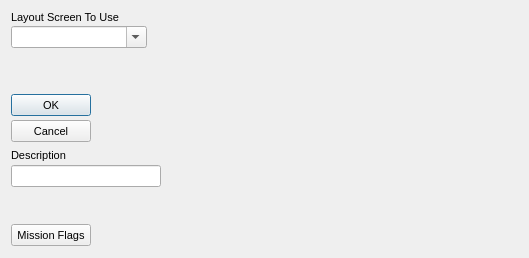
<?xml version="1.0"?>
<ui version="4.0">
  <class>Form</class>
  <widget class="QDialog" name="IDD_BRIEF_ADDSCREEN">
    <property name="geometry">
      <rect>
        <x>0</x>
        <y>0</y>
        <width>529</width>
        <height>258</height>
      </rect>
    </property>
    <property name="windowTitle">
      <string>Briefing Screen</string>
    </property>
    <property name="font">
      <font>
        <family>Liberation Sans</family>
        <pointsize>8</pointsize>
        <bold>false</bold>
        <italic>false</italic>
      </font>
    </property>
    <property name="enabled">
      <bool>true</bool>
    </property>
    <property name="windowFlags">
      <set>Qt::Dialog|Qt::WindowCloseButtonHint</set>
    </property>
    <property name="minimumSize">
      <size>
        <width>529</width>
        <height>258</height>
      </size>
    </property>
    <property name="maximumSize">
      <size>
        <width>529</width>
        <height>258</height>
      </size>
    </property>
    <widget class="QLabel" name="IDC_STATIC">
      <property name="geometry">
        <rect>
          <x>11</x>
          <y>11</y>
          <width>115</width>
          <height>13</height>
        </rect>
      </property>
      <property name="text">
        <string>Layout Screen To Use</string>
      </property>
      <property name="visible">
        <bool>true</bool>
      </property>
      <property name="enabled">
        <bool>true</bool>
      </property>
      <property name="alignment">
        <set>Qt::AlignLeft</set>
      </property>
    </widget>
    <widget class="QLabel" name="IDC_BRIEF_ADDS_PICTURE">
      <property name="geometry">
        <rect>
          <x>208</x>
          <y>11</y>
          <width>309</width>
          <height>235</height>
        </rect>
      </property>
      <property name="visible">
        <bool>true</bool>
      </property>
      <property name="enabled">
        <bool>true</bool>
      </property>
      <property name="alignment">
        <set>Qt::AlignHCenter</set>
      </property>
    </widget>
    <widget class="QComboBox" name="IDC_BRIEF_ADDS_LAYOUT_LIST">
      <property name="maxVisibleItems">
        <number>9</number>
      </property>
      <property name="geometry">
        <rect>
          <x>11</x>
          <y>26</y>
          <width>136</width>
          <height>22</height>
        </rect>
      </property>
      <property name="visible">
        <bool>true</bool>
      </property>
      <property name="enabled">
        <bool>true</bool>
      </property>
      <property name="editable">
        <bool>true</bool>
      </property>
    </widget>
    <widget class="QPushButton" name="IDOK">
      <property name="geometry">
        <rect>
          <x>11</x>
          <y>94</y>
          <width>80</width>
          <height>22</height>
        </rect>
      </property>
      <property name="text">
        <string>OK</string>
      </property>
      <property name="visible">
        <bool>true</bool>
      </property>
      <property name="enabled">
        <bool>true</bool>
      </property>
      <property name="default">
        <bool>true</bool>
      </property>
      <property name="autoDefault">
        <bool>true</bool>
      </property>
    </widget>
    <widget class="QPushButton" name="IDCANCEL">
      <property name="geometry">
        <rect>
          <x>11</x>
          <y>120</y>
          <width>80</width>
          <height>22</height>
        </rect>
      </property>
      <property name="text">
        <string>Cancel</string>
      </property>
      <property name="visible">
        <bool>true</bool>
      </property>
      <property name="enabled">
        <bool>true</bool>
      </property>
      <property name="default">
        <bool>false</bool>
      </property>
      <property name="autoDefault">
        <bool>false</bool>
      </property>
    </widget>
    <widget class="QLabel" name="IDC_STATIC_2">
      <property name="geometry">
        <rect>
          <x>11</x>
          <y>149</y>
          <width>101</width>
          <height>13</height>
        </rect>
      </property>
      <property name="text">
        <string>Description</string>
      </property>
      <property name="visible">
        <bool>true</bool>
      </property>
      <property name="enabled">
        <bool>true</bool>
      </property>
      <property name="alignment">
        <set>Qt::AlignLeft</set>
      </property>
    </widget>
    <widget class="QLineEdit" name="IDC_BRIEF_ADDS_DESC">
      <property name="geometry">
        <rect>
          <x>11</x>
          <y>165</y>
          <width>150</width>
          <height>22</height>
        </rect>
      </property>
      <property name="visible">
        <bool>true</bool>
      </property>
      <property name="enabled">
        <bool>true</bool>
      </property>
    </widget>
    <widget class="QPushButton" name="IDC_MISSIONFLAGS">
      <property name="geometry">
        <rect>
          <x>11</x>
          <y>224</y>
          <width>80</width>
          <height>22</height>
        </rect>
      </property>
      <property name="text">
        <string>Mission Flags</string>
      </property>
      <property name="visible">
        <bool>true</bool>
      </property>
      <property name="enabled">
        <bool>true</bool>
      </property>
      <property name="default">
        <bool>false</bool>
      </property>
      <property name="autoDefault">
        <bool>false</bool>
      </property>
    </widget>
    <action name="IDD_ORPHANHUNTER">
      <property name="text">
        <string>Orphan Hunter</string>
      </property>
    </action>
    <action name="IDD_REORDER_PAGES">
      <property name="text">
        <string>Reorder Net Pages</string>
      </property>
    </action>
    <action name="IDD_SHOW_ALL_CHECKED_OUT">
      <property name="text">
        <string>Show All Pages Checked Out</string>
      </property>
    </action>
    <action name="IDM_IMPORT_BITMAP">
      <property name="text">
        <string>Bitmap/Animation Converter...</string>
      </property>
    </action>
    <action name="ID_APP_ABOUT">
      <property name="text">
        <string>&amp;About editor...</string>
      </property>
    </action>
    <action name="ID_APP_EXIT">
      <property name="text">
        <string>E&amp;xit</string>
      </property>
      <property name="shortcut">
        <string>Alt+X</string>
      </property>
    </action>
    <action name="ID_BRIEFING_EDITOR">
      <property name="text">
        <string>Briefing Editor...</string>
      </property>
    </action>
    <action name="ID_BUTTON_LIGHTING">
      <property name="text">
        <string>ID_BUTTON_LIGHTING</string>
      </property>
    </action>
    <action name="ID_BUTTON_OUTLINE">
      <property name="text">
        <string>ID_BUTTON_OUTLINE</string>
      </property>
    </action>
    <action name="ID_BUTTON_WINDOWSELECTION">
      <property name="text">
        <string>ID_BUTTON_WINDOWSELECTION</string>
      </property>
    </action>
    <action name="ID_D3HELP">
      <property name="text">
        <string>Help on D3 Editor</string>
      </property>
    </action>
    <action name="ID_EDITORS_AIPROPERTIES">
      <property name="text">
        <string>AI Properties...</string>
      </property>
    </action>
    <action name="ID_EDITORS_AMBIENTSOUNDS">
      <property name="text">
        <string>Ambient Sounds...</string>
      </property>
    </action>
    <action name="ID_EDITORS_DALLAS">
      <property name="text">
        <string>Dallas Graphical Script Editor...</string>
      </property>
    </action>
    <action name="ID_EDITORS_FILES">
      <property name="text">
        <string>Files...</string>
      </property>
    </action>
    <action name="ID_EDITORS_MEGACELLS">
      <property name="text">
        <string>Megacells...</string>
      </property>
    </action>
    <action name="ID_EDIT_ADDSELECT">
      <property name="text">
        <string>Add Current Room to Selected List</string>
      </property>
    </action>
    <action name="ID_EDIT_ATTACH">
      <property name="text">
        <string>&amp;Attach</string>
      </property>
    </action>
    <action name="ID_EDIT_CLEARSELECTED">
      <property name="text">
        <string>Clear Selected List</string>
      </property>
    </action>
    <action name="ID_EDIT_COPY">
      <property name="text">
        <string>&amp;Copy</string>
      </property>
      <property name="shortcut">
        <string>Ctrl+Ins</string>
      </property>
    </action>
    <action name="ID_EDIT_CUT">
      <property name="text">
        <string>Cu&amp;t</string>
      </property>
      <property name="shortcut">
        <string>Shift+Del</string>
      </property>
    </action>
    <action name="ID_EDIT_DELETE">
      <property name="text">
        <string>&amp;Delete</string>
      </property>
    </action>
    <action name="ID_EDIT_LOADSCRAP">
      <property name="text">
        <string>Load Scrap from Disk</string>
      </property>
    </action>
    <action name="ID_EDIT_PASTE">
      <property name="text">
        <string>&amp;Paste</string>
      </property>
      <property name="shortcut">
        <string>Shift+Ins</string>
      </property>
    </action>
    <action name="ID_EDIT_PLACE">
      <property name="text">
        <string>&amp;Place in Mine</string>
      </property>
    </action>
    <action name="ID_EDIT_PLACE_TERRAIN">
      <property name="text">
        <string>&amp;Place on Terrain</string>
      </property>
    </action>
    <action name="ID_EDIT_REMOVESELECT">
      <property name="text">
        <string>Remove Current Room from Selected List</string>
      </property>
    </action>
    <action name="ID_EDIT_SAVESCRAP">
      <property name="text">
        <string>Save Scrap to Disk</string>
      </property>
    </action>
    <action name="ID_EDIT_SELECTATTACHED">
      <property name="text">
        <string>Select All Rooms Attached to Current Room</string>
      </property>
    </action>
    <action name="ID_EDIT_UNDO">
      <property name="text">
        <string>&amp;Undo</string>
      </property>
      <property name="shortcut">
        <string>Alt+Backspace</string>
      </property>
    </action>
    <action name="ID_FILE_AUTOSAVE">
      <property name="text">
        <string>Autosave</string>
      </property>
      <property name="checkable">
        <bool>true</bool>
      </property>
    </action>
    <action name="ID_FILE_CHECKMINE">
      <property name="text">
        <string>&amp;Check Mine</string>
      </property>
    </action>
    <action name="ID_FILE_FIXCRACKS">
      <property name="text">
        <string>Fix Level Cracks</string>
      </property>
    </action>
    <action name="ID_FILE_FIXDEGENERATEFACES">
      <property name="text">
        <string>Fix/Remove Degenerate Faces</string>
      </property>
    </action>
    <action name="ID_FILE_IMPORT_ROOM">
      <property name="text">
        <string>Import 3DSMax Room</string>
      </property>
    </action>
    <action name="ID_FILE_INFORMATION">
      <property name="text">
        <string>&amp;Information</string>
      </property>
      <property name="shortcut">
        <string>Alt+I</string>
      </property>
    </action>
    <action name="ID_FILE_LEAVE_EDITOR">
      <property name="text">
        <string>Go to main menu...</string>
      </property>
    </action>
    <action name="ID_FILE_LEVELPROPS">
      <property name="text">
        <string>Set Selected Room(s) Properties</string>
      </property>
    </action>
    <action name="ID_FILE_LEVEL_INFO">
      <property name="text">
        <string>Edit Level Info...</string>
      </property>
    </action>
    <action name="ID_FILE_MRU_FILE1">
      <property name="text">
        <string>Recent File</string>
      </property>
      <property name="enabled">
        <bool>false</bool>
      </property>
    </action>
    <action name="ID_FILE_NEW">
      <property name="text">
        <string>&amp;New</string>
      </property>
      <property name="shortcut">
        <string>Ctrl+N</string>
      </property>
    </action>
    <action name="ID_FILE_OPEN">
      <property name="text">
        <string>&amp;Open...</string>
      </property>
      <property name="shortcut">
        <string>Ctrl+O</string>
      </property>
    </action>
    <action name="ID_FILE_PLAY640X480">
      <property name="text">
        <string>&amp;Play in 640 x 480</string>
      </property>
      <property name="shortcut">
        <string>Alt+P</string>
      </property>
    </action>
    <action name="ID_FILE_PREFERENCES">
      <property name="text">
        <string>Preferences</string>
      </property>
    </action>
    <action name="ID_FILE_PRINT">
      <property name="text">
        <string>&amp;Print...</string>
      </property>
      <property name="shortcut">
        <string>Ctrl+P</string>
      </property>
    </action>
    <action name="ID_FILE_PRINT_PREVIEW">
      <property name="text">
        <string>Print Pre&amp;view</string>
      </property>
    </action>
    <action name="ID_FILE_PRINT_SETUP">
      <property name="text">
        <string>P&amp;rint Setup...</string>
      </property>
    </action>
    <action name="ID_FILE_REMOVEDUPLICATEFACESFROMCURRENTROOM">
      <property name="text">
        <string>Remove Duplicate Faces from Current Room</string>
      </property>
    </action>
    <action name="ID_FILE_REMOVEEXTRAPOINTS">
      <property name="text">
        <string>Remove Extra Points</string>
      </property>
    </action>
    <action name="ID_FILE_RESTOREGAMESTATE">
      <property name="text">
        <string>Restore Gamestate</string>
      </property>
    </action>
    <action name="ID_FILE_SAVE">
      <property name="text">
        <string>&amp;Save</string>
      </property>
      <property name="shortcut">
        <string>Ctrl+S</string>
      </property>
    </action>
    <action name="ID_FILE_SAVEGOALTEXT">
      <property name="text">
        <string>Save Goal Text to File</string>
      </property>
    </action>
    <action name="ID_FILE_SAVE_AS">
      <property name="text">
        <string>Save &amp;As...</string>
      </property>
    </action>
    <action name="ID_FILE_SAVE_COPY_AS">
      <property name="text">
        <string>Save Copy &amp;As...</string>
      </property>
    </action>
    <action name="ID_FILE_STATS">
      <property name="text">
        <string>Show Level Stats</string>
      </property>
    </action>
    <action name="ID_FILE_UPDATE">
      <property name="text">
        <string>&amp;Update</string>
      </property>
      <property name="shortcut">
        <string>Ctrl+S</string>
      </property>
    </action>
    <action name="ID_FILE_VERIFY_LEVEL">
      <property name="text">
        <string>Verify Level</string>
      </property>
    </action>
    <action name="ID_HOTSPOT_TGA">
      <property name="text">
        <string>HotSpot TGA Extractor...</string>
      </property>
    </action>
    <action name="ID_MINE_VIEW">
      <property name="text">
        <string>Mine View</string>
      </property>
      <property name="shortcut">
        <string>F2</string>
      </property>
    </action>
    <action name="ID_OBJBUTTON">
      <property name="text">
        <string>ID_OBJBUTTON</string>
      </property>
    </action>
    <action name="ID_OBJECT_DELETEOBJECT">
      <property name="text">
        <string>Delete Object</string>
      </property>
      <property name="shortcut">
        <string>Del</string>
      </property>
    </action>
    <action name="ID_OBJECT_MOVEPLAYER">
      <property name="text">
        <string>Move Player 0 to Viewer</string>
      </property>
    </action>
    <action name="ID_OBJECT_PLACECAMERAATCURRENTFACE">
      <property name="text">
        <string>Create New Camera at Current Face</string>
      </property>
    </action>
    <action name="ID_OBJECT_PLACECAMERAATVIEWER">
      <property name="text">
        <string>Create New Camera at Viewer</string>
      </property>
    </action>
    <action name="ID_OBJECT_PLACEOBJECT">
      <property name="text">
        <string>Place Object</string>
      </property>
      <property name="shortcut">
        <string>Ins</string>
      </property>
    </action>
    <action name="ID_OBJECT_PLACESOUNDSOURCEATVIEWER">
      <property name="text">
        <string>Create SoundSource at Viewer</string>
      </property>
    </action>
    <action name="ID_OBJECT_PLACEWAYPOINTATVIEWER">
      <property name="text">
        <string>Place Waypoint at Viewer</string>
      </property>
    </action>
    <action name="ID_OBJECT_SELECTBYNUMBER">
      <property name="text">
        <string>Select Object By Number</string>
      </property>
    </action>
    <action name="ID_OBJECT_SETCAMERAFROMVIEWER">
      <property name="text">
        <string>Move Camera to Viewer</string>
      </property>
    </action>
    <action name="ID_OBJECT_SETVIEWERFROMCAMERA">
      <property name="text">
        <string>Move Viewer to Camera</string>
      </property>
    </action>
    <action name="ID_OSIRISCOMPILE">
      <property name="text">
        <string>ID_OSIRISCOMPILE</string>
      </property>
    </action>
    <action name="ID_REINIT_OPENGL">
      <property name="text">
        <string>ID_REINIT_OPENGL</string>
      </property>
    </action>
    <action name="ID_ROOM_ADD">
      <property name="text">
        <string>&amp;Add Room at Current Face</string>
      </property>
      <property name="shortcut">
        <string>Shift+A</string>
      </property>
    </action>
    <action name="ID_ROOM_ADDVERTTONEWFACE">
      <property name="text">
        <string>Add Vert to New Face</string>
      </property>
      <property name="shortcut">
        <string>Shift+V</string>
      </property>
    </action>
    <action name="ID_ROOM_ATTACHROOM">
      <property name="text">
        <string>Attach Room</string>
      </property>
    </action>
    <action name="ID_ROOM_BUILDBRIDGE">
      <property name="text">
        <string>&amp;Build Bridge</string>
      </property>
    </action>
    <action name="ID_ROOM_BUILDSMOOTHBRIDGE">
      <property name="text">
        <string>Build Smooth Bridge</string>
      </property>
      <property name="shortcut">
        <string>Ctrl+B</string>
      </property>
    </action>
    <action name="ID_ROOM_CLEARCENTERPOINT">
      <property name="text">
        <string>Clear Center Point</string>
      </property>
    </action>
    <action name="ID_ROOM_COMBINE">
      <property name="text">
        <string>Combine Rooms</string>
      </property>
    </action>
    <action name="ID_ROOM_DELETE">
      <property name="text">
        <string>Delete Current Room</string>
      </property>
    </action>
    <action name="ID_ROOM_DELETECONNECTEDFACES">
      <property name="text">
        <string>Delete Connected Faces</string>
      </property>
    </action>
    <action name="ID_ROOM_DELETEFACE">
      <property name="text">
        <string>Delete Current Face</string>
      </property>
    </action>
    <action name="ID_ROOM_DELETEPORTAL">
      <property name="text">
        <string>Delete Current Portal</string>
      </property>
    </action>
    <action name="ID_ROOM_DELETEVERT">
      <property name="text">
        <string>Delete Current Vert From Face</string>
      </property>
    </action>
    <action name="ID_ROOM_DROPROOM">
      <property name="text">
        <string>Drop Room</string>
      </property>
    </action>
    <action name="ID_ROOM_FACE_ADDVERTTOEDGE">
      <property name="text">
        <string>Add Vert To Edge</string>
      </property>
    </action>
    <action name="ID_ROOM_FACE_DELETEVERTONEDGE">
      <property name="text">
        <string>Delete Vert on Edge</string>
      </property>
    </action>
    <action name="ID_ROOM_FACE_MOVEVERTONEDGE">
      <property name="text">
        <string>Move Vert on Edge</string>
      </property>
    </action>
    <action name="ID_ROOM_FACE_SPLITFACE">
      <property name="text">
        <string>Split Face</string>
      </property>
    </action>
    <action name="ID_ROOM_FINISHNEWFACE">
      <property name="text">
        <string>Add Last Point to New Face (Finish Face)</string>
      </property>
    </action>
    <action name="ID_ROOM_GRABTEXTURE">
      <property name="text">
        <string>Grab Texture</string>
      </property>
      <property name="shortcut">
        <string>G</string>
      </property>
    </action>
    <action name="ID_ROOM_JOINROOMS">
      <property name="text">
        <string>Join Rooms</string>
      </property>
    </action>
    <action name="ID_ROOM_JOINROOMSEXACT">
      <property name="text">
        <string>Join Rooms Exact</string>
      </property>
    </action>
    <action name="ID_ROOM_JOIN_ADJACENT_FACES">
      <property name="text">
        <string>Join Adjacent Faces</string>
      </property>
    </action>
    <action name="ID_ROOM_LINKTONEWEXTERNAL">
      <property name="text">
        <string>Link Room to New External Room</string>
      </property>
    </action>
    <action name="ID_ROOM_MARK">
      <property name="text">
        <string>&amp;Mark Room/Face</string>
      </property>
      <property name="shortcut">
        <string>Ctrl+M</string>
      </property>
    </action>
    <action name="ID_ROOM_MERGEOBJECTINTOROOM">
      <property name="text">
        <string>Merge Object into Room</string>
      </property>
    </action>
    <action name="ID_ROOM_NEXTFACE">
      <property name="text">
        <string>Next Face</string>
      </property>
      <property name="shortcut">
        <string>F</string>
      </property>
    </action>
    <action name="ID_ROOM_PLACEROOM">
      <property name="text">
        <string>Place Room at Current Room</string>
      </property>
    </action>
    <action name="ID_ROOM_PLACETERRAINROOM">
      <property name="text">
        <string>Place Room at Current Terrain Cell</string>
      </property>
    </action>
    <action name="ID_ROOM_PREVIOUSFACE">
      <property name="text">
        <string>Previous Face</string>
      </property>
      <property name="shortcut">
        <string>Shift+F</string>
      </property>
    </action>
    <action name="ID_ROOM_PROPAGATETOADJACENTCOPLANARFACES">
      <property name="text">
        <string>Propagate to Adjacent Coplanar Faces</string>
      </property>
      <property name="shortcut">
        <string>Ctrl+F</string>
      </property>
    </action>
    <action name="ID_ROOM_PROPAGATETOALL">
      <property name="text">
        <string>Propagate to All Faces in Room</string>
      </property>
      <property name="shortcut">
        <string>Shift+R</string>
      </property>
    </action>
    <action name="ID_ROOM_RENAMEROOM">
      <property name="text">
        <string>Rename Room</string>
      </property>
      <property name="shortcut">
        <string>Ctrl+R</string>
      </property>
    </action>
    <action name="ID_ROOM_ROTATEPLACEDROOM45DEGREES">
      <property name="text">
        <string>Rotate Placed Room 45 Degrees</string>
      </property>
    </action>
    <action name="ID_ROOM_SAVECURRENTROOM">
      <property name="text">
        <string>Save Current Room</string>
      </property>
    </action>
    <action name="ID_ROOM_SELECTBYNUMBER">
      <property name="text">
        <string>Select Room by Number</string>
      </property>
    </action>
    <action name="ID_ROOM_SELECTFACEBYNUMBER">
      <property name="text">
        <string>Select Face by Number</string>
      </property>
    </action>
    <action name="ID_ROOM_SETCENTERFROMVIEWER">
      <property name="text">
        <string>Set Room Center from Viewer</string>
      </property>
    </action>
    <action name="ID_ROOM_SNAPPLACEDROOM">
      <property name="text">
        <string>Snap Placed Room</string>
      </property>
    </action>
    <action name="ID_ROOM_SNAPPOINTTOEDGE">
      <property name="text">
        <string>Snap Point to Edge</string>
      </property>
    </action>
    <action name="ID_ROOM_SNAPPOINTTOFACE">
      <property name="text">
        <string>Snap Point to Face</string>
      </property>
    </action>
    <action name="ID_ROOM_SNAPPOINTTOPOINT">
      <property name="text">
        <string>Snap Point to Point</string>
      </property>
    </action>
    <action name="ID_ROOM_SPLITFACE">
      <property name="text">
        <string>Triangulate face</string>
      </property>
    </action>
    <action name="ID_ROOM_STARTNEWFACE">
      <property name="text">
        <string>Add First Point to New Face (Start Face)</string>
      </property>
    </action>
    <action name="ID_ROOM_SWAPMAKEDANDCURRENTROOMFACE">
      <property name="text">
        <string>Swap Marked and Current Room/Face</string>
      </property>
    </action>
    <action name="ID_ROOM_UNDOSNAP">
      <property name="text">
        <string>Undo Snap</string>
      </property>
    </action>
    <action name="ID_ROOM_UNPLACEROOM">
      <property name="text">
        <string>Un-place Room/Group/Door</string>
      </property>
    </action>
    <action name="ID_ROOM_VIEW">
      <property name="text">
        <string>Room View</string>
      </property>
      <property name="shortcut">
        <string>F4</string>
      </property>
    </action>
    <action name="ID_SCRIPT_LEVEL_INTERFACE">
      <property name="text">
        <string>Levels and Scripts...</string>
      </property>
    </action>
    <action name="ID_SUBEDITORS_FONT">
      <property name="text">
        <string>Font Editor...</string>
      </property>
    </action>
    <action name="ID_SUBEDITORS_HOGMAKER">
      <property name="text">
        <string>Hog Maker...</string>
      </property>
    </action>
    <action name="ID_SUBEDITORS_TABLEFILEEDIT">
      <property name="text">
        <string>Table File Text Editor...</string>
      </property>
    </action>
    <action name="ID_SUBEDITORS_TABLEFILEFILTER">
      <property name="text">
        <string>Table File Filter...</string>
      </property>
    </action>
    <action name="ID_TABLEEDIT_FILE_EXIT">
      <property name="text">
        <string>&amp;Exit</string>
      </property>
    </action>
    <action name="ID_TABLEEDIT_FILE_LOAD">
      <property name="text">
        <string>&amp;Load...</string>
      </property>
    </action>
    <action name="ID_TABLEEDIT_FILE_SAVE">
      <property name="text">
        <string>&amp;Save</string>
      </property>
    </action>
    <action name="ID_TABLEEDIT_FILE_SAVE_AS">
      <property name="text">
        <string>S&amp;ave as...</string>
      </property>
    </action>
    <action name="ID_TABLEFILTER_FILE_EXIT">
      <property name="text">
        <string>Exit</string>
      </property>
    </action>
    <action name="ID_TABLEFILTER_FILE_LOAD">
      <property name="text">
        <string>Load...</string>
      </property>
    </action>
    <action name="ID_TABLEFILTER_FILE_NEW">
      <property name="text">
        <string>New</string>
      </property>
    </action>
    <action name="ID_TABLEFILTER_FILE_SAVE">
      <property name="text">
        <string>Save</string>
      </property>
    </action>
    <action name="ID_TABLEFILTER_FILE_SAVEAS">
      <property name="text">
        <string>Save as...</string>
      </property>
    </action>
    <action name="ID_TERRAIN_VIEW">
      <property name="text">
        <string>Terrain View</string>
      </property>
      <property name="shortcut">
        <string>F3</string>
      </property>
    </action>
    <action name="ID_TEST_TEST1">
      <property name="text">
        <string>Test function 1</string>
      </property>
    </action>
    <action name="ID_TEST_TEST2">
      <property name="text">
        <string>Test function 2</string>
      </property>
    </action>
    <action name="ID_TEST_TEST3">
      <property name="text">
        <string>Test function 3</string>
      </property>
    </action>
    <action name="ID_TOOLS_WORLD_OBJECTS_BUILDINGS">
      <property name="text">
        <string>Buildings...</string>
      </property>
    </action>
    <action name="ID_TOOLS_WORLD_OBJECTS_CLUTTER">
      <property name="text">
        <string>Clutter...</string>
      </property>
    </action>
    <action name="ID_TOOLS_WORLD_OBJECTS_DOOR">
      <property name="text">
        <string>Doors...</string>
      </property>
    </action>
    <action name="ID_TOOLS_WORLD_OBJECTS_LIGHTS">
      <property name="text">
        <string>Lights...</string>
      </property>
    </action>
    <action name="ID_TOOLS_WORLD_OBJECTS_PLAYER">
      <property name="text">
        <string>Player Ships...</string>
      </property>
    </action>
    <action name="ID_TOOLS_WORLD_OBJECTS_POWERUPS">
      <property name="text">
        <string>Powerups...</string>
      </property>
    </action>
    <action name="ID_TOOLS_WORLD_OBJECTS_ROBOTS">
      <property name="text">
        <string>Robots...</string>
      </property>
    </action>
    <action name="ID_TOOLS_WORLD_OBJECTS_SOUND">
      <property name="text">
        <string>Sounds...</string>
      </property>
    </action>
    <action name="ID_TOOLS_WORLD_TEXTURES">
      <property name="text">
        <string>Textures...</string>
      </property>
    </action>
    <action name="ID_TOOLS_WORLD_WEAPONS">
      <property name="text">
        <string>Weapons...</string>
      </property>
    </action>
    <action name="ID_VIEW_CENTERONCUBE">
      <property name="text">
        <string>Center on Current &amp;Room</string>
      </property>
      <property name="shortcut">
        <string>Home</string>
      </property>
    </action>
    <action name="ID_VIEW_CENTERONMINE">
      <property name="text">
        <string>Center on &amp;Mine Origin</string>
      </property>
    </action>
    <action name="ID_VIEW_CENTERONOBJECT">
      <property name="text">
        <string>Center on Current &amp;Object</string>
      </property>
    </action>
    <action name="ID_VIEW_DELETEVIEWER">
      <property name="text">
        <string>Delete Viewer</string>
      </property>
    </action>
    <action name="ID_VIEW_FLIP">
      <property name="text">
        <string>Flip Viewer</string>
      </property>
      <property name="shortcut">
        <string>/</string>
      </property>
    </action>
    <action name="ID_VIEW_KEYPAD_TOGGLE">
      <property name="text">
        <string>Keypad</string>
      </property>
      <property name="shortcut">
        <string>F10</string>
      </property>
    </action>
    <action name="ID_VIEW_MOVECAMERATOCURRENTOBJECT">
      <property name="text">
        <string>Move camera to Current Object</string>
      </property>
    </action>
    <action name="ID_VIEW_MOVECAMERATOSELECTEDFACE">
      <property name="text">
        <string>Move camera to &amp;Current Face</string>
      </property>
      <property name="shortcut">
        <string>Shift+C</string>
      </property>
    </action>
    <action name="ID_VIEW_MOVECAMERATOSELECTEDROOM">
      <property name="text">
        <string>Move camera to &amp;Current Room</string>
      </property>
      <property name="shortcut">
        <string>C</string>
      </property>
    </action>
    <action name="ID_VIEW_NEWVIEWER">
      <property name="text">
        <string>New Viewer</string>
      </property>
    </action>
    <action name="ID_VIEW_NEXTVIEWER">
      <property name="text">
        <string>Next Viewer</string>
      </property>
    </action>
    <action name="ID_VIEW_RESETVIEWRADIUS">
      <property name="text">
        <string>Reset View Radius</string>
      </property>
    </action>
    <action name="ID_VIEW_SHOWOBJECTSINWIREFRAMEVIEW">
      <property name="text">
        <string>Show objects in Wireframe view</string>
      </property>
    </action>
    <action name="ID_VIEW_SHOWVIEWERFORWARDVECTOR">
      <property name="text">
        <string>Show Viewer Forward Vector</string>
      </property>
    </action>
    <action name="ID_VIEW_STATUS_BAR">
      <property name="text">
        <string>&amp;Status Bar</string>
      </property>
    </action>
    <action name="ID_VIEW_TEXTUREMINE">
      <property name="text">
        <string>Te&amp;xtured view</string>
      </property>
    </action>
    <action name="ID_VIEW_TOOLBAR">
      <property name="text">
        <string>&amp;Toolbar</string>
      </property>
    </action>
    <action name="ID_VIEW_VIEWPROP">
      <property name="text">
        <string>Display Viewer Properties</string>
      </property>
    </action>
    <action name="ID_VIEW_WIREFRAMEMINE">
      <property name="text">
        <string>&amp;Wireframe view</string>
      </property>
    </action>
    <action name="ID_WINDOW_CASCADE">
      <property name="text">
        <string>&amp;Cascade</string>
      </property>
    </action>
    <action name="ID_WINDOW_TILE">
      <property name="text">
        <string>&amp;Tile</string>
      </property>
    </action>
    <action name="ID_ZBUTTON">
      <property name="text">
        <string>ID_ZBUTTON</string>
      </property>
    </action>
  </widget>
</ui>
